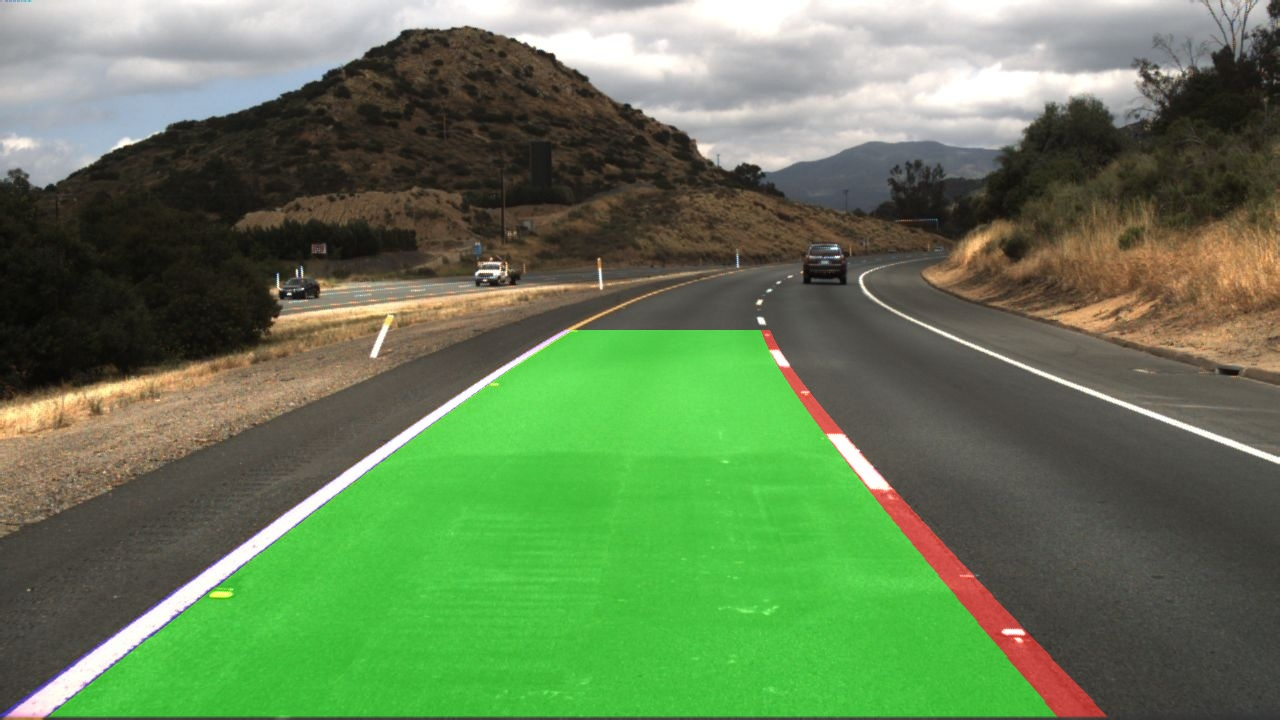
#> input picture sliding_window_pipeline/output/images/tusimple/test4/10.jpg, 1280 x 720 px
$ python -i visualize.py   (imports and definitions only)
#> lines starting #> are read from the running program, lines starting #| are printed output that depends on the picture; after the words box and inside, x2 and y2 are one past the last pixel; in counts of white or black regions, pixels touching at a corner belong together
#> in visualize_pipeline, frame is the input picture: shape (720, 1280, 3); mean B, G, R 85.7, 125.9, 100.5
### utils/utils.py
import cv2
import numpy as np


DEFAULT_HSL_FILTER_CONFIG = {
    "white_l_min": 180,
    "white_s_max": 255,
    "yellow_h_min": 10,
    "yellow_h_max": 40,
    "yellow_l_min": 0,
    "yellow_s_min": 80,
    "blur_kernel": 0,
    "open_kernel": 0,
    "close_kernel": 0,
}


def get_default_hsl_filter_config():
    return DEFAULT_HSL_FILTER_CONFIG.copy()


def _normalized_kernel_size(value):
    if value <= 0:
        return 0
    return value if value % 2 == 1 else value + 1


def _merge_filter_config(config):
    merged = get_default_hsl_filter_config()
    if config:
        merged.update(config)

    merged["white_l_min"] = int(np.clip(merged["white_l_min"], 0, 255))
    merged["white_s_max"] = int(np.clip(merged["white_s_max"], 0, 255))
    merged["yellow_h_min"] = int(np.clip(merged["yellow_h_min"], 0, 255))
    merged["yellow_h_max"] = int(np.clip(merged["yellow_h_max"], merged["yellow_h_min"], 255))
    merged["yellow_l_min"] = int(np.clip(merged["yellow_l_min"], 0, 255))
    merged["yellow_s_min"] = int(np.clip(merged["yellow_s_min"], 0, 255))
    merged["blur_kernel"] = max(0, int(merged["blur_kernel"]))
    merged["open_kernel"] = max(0, int(merged["open_kernel"]))
    merged["close_kernel"] = max(0, int(merged["close_kernel"]))

    return merged


# [12 lines left out: function get_roi_mask, not called in this run]

def apply_hsl_color_filter(frame, config=None):
    params = _merge_filter_config(config)

    blur_kernel = _normalized_kernel_size(params["blur_kernel"])
    filtered_frame = frame
    if blur_kernel > 1:
        filtered_frame = cv2.GaussianBlur(frame, (blur_kernel, blur_kernel), 0)

    hls = cv2.cvtColor(filtered_frame, cv2.COLOR_BGR2HLS)
#> hls: shape (720, 1280, 3); mean of channels 0, 1, 2 40.2, 108.8, 69.2

    lower_white = np.array([0, params["white_l_min"], 0], dtype=np.uint8)
    upper_white = np.array([255, 255, params["white_s_max"]], dtype=np.uint8)
    white_mask = cv2.inRange(hls, lower_white, upper_white)
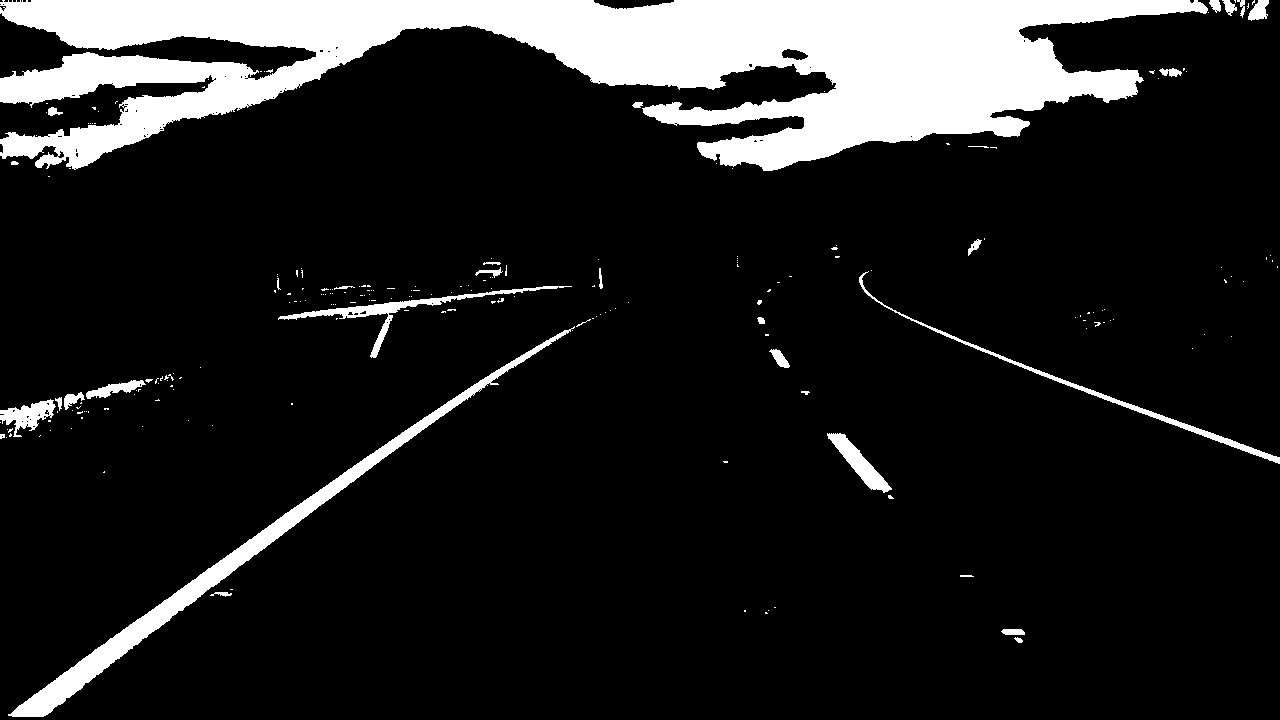
#> white_mask: shape (720, 1280); 13% white; 220 white regions (187 under 20 px), largest, box (x1, y1, x2, y2) and area: (0, 0, 1208, 171) 101205, (8, 326, 575, 717) 9543, (859, 271, 1280, 464) 1943

    lower_yellow = np.array(
        [params["yellow_h_min"], params["yellow_l_min"], params["yellow_s_min"]],
        dtype=np.uint8,
    )
    upper_yellow = np.array([params["yellow_h_max"], 255, 255], dtype=np.uint8)
    yellow_mask = cv2.inRange(hls, lower_yellow, upper_yellow)
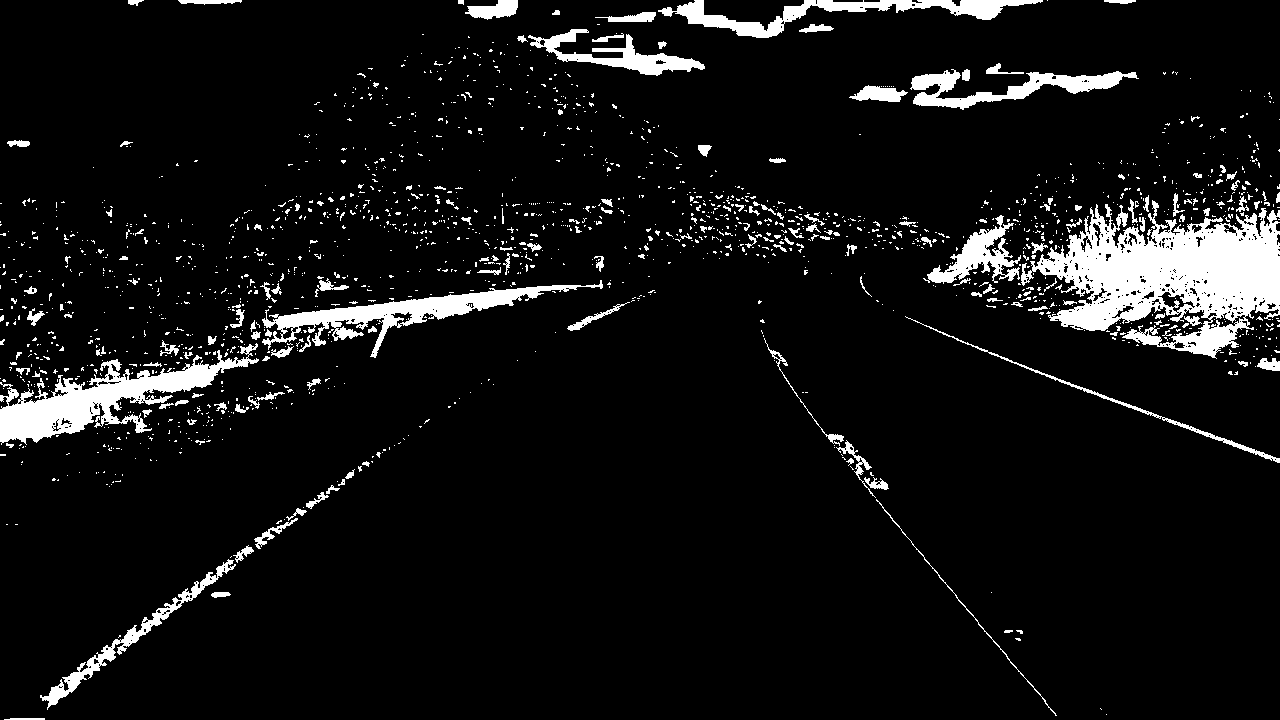
#> yellow_mask: shape (720, 1280); 7.4% white; 1751 white regions (1575 under 20 px), largest, box (x1, y1, x2, y2) and area: (1021, 200, 1280, 359) 20970, (0, 343, 259, 445) 8131, (262, 280, 603, 358) 5505

    combined_mask = cv2.bitwise_or(white_mask, yellow_mask)
#> combined_mask: shape (720, 1280); 18% white; 1745 white regions (1589 under 20 px), largest, box (x1, y1, x2, y2) and area: (0, 0, 1208, 171) 101205, (1021, 200, 1280, 359) 20970, (8, 302, 630, 717) 9822

    open_kernel = _normalized_kernel_size(params["open_kernel"])
    if open_kernel > 1:
        kernel = np.ones((open_kernel, open_kernel), dtype=np.uint8)
        combined_mask = cv2.morphologyEx(combined_mask, cv2.MORPH_OPEN, kernel)

    close_kernel = _normalized_kernel_size(params["close_kernel"])
#> in visualize_pipeline, `edges = cv2.Canny(blur, 50, 150)`: edges: shape (720, 1280); 4% white in thin lines or dots
    if close_kernel > 1:
        kernel = np.ones((close_kernel, close_kernel), dtype=np.uint8)
        combined_mask = cv2.morphologyEx(combined_mask, cv2.MORPH_CLOSE, kernel)

    return combined_mask

# [15 lines left out: function make_coordinates, not called in this run]

### hough_lines_pipeline/hs_utils.py
import cv2
import numpy as np

def get_roi_mask(img):
    height, width = img.shape[:2]
#> height = 720; width = 1280
    mask = np.zeros_like(img)

    bottom_left = (int(width * 0.10), height)
#> bottom_left = (128, 720)
    top_left = (int(width * 0.30), int(height * 0.40))
#> top_left = (384, 288)
    top_right = (int(width * 0.70), int(height * 0.40))
#> top_right = (896, 288)
    bottom_right = (int(width * 0.90), height)
#> bottom_right = (1152, 720)

    polygon = np.array([[bottom_left, top_left, top_right, bottom_right]], np.int32)
    cv2.fillPoly(mask, polygon, 255)
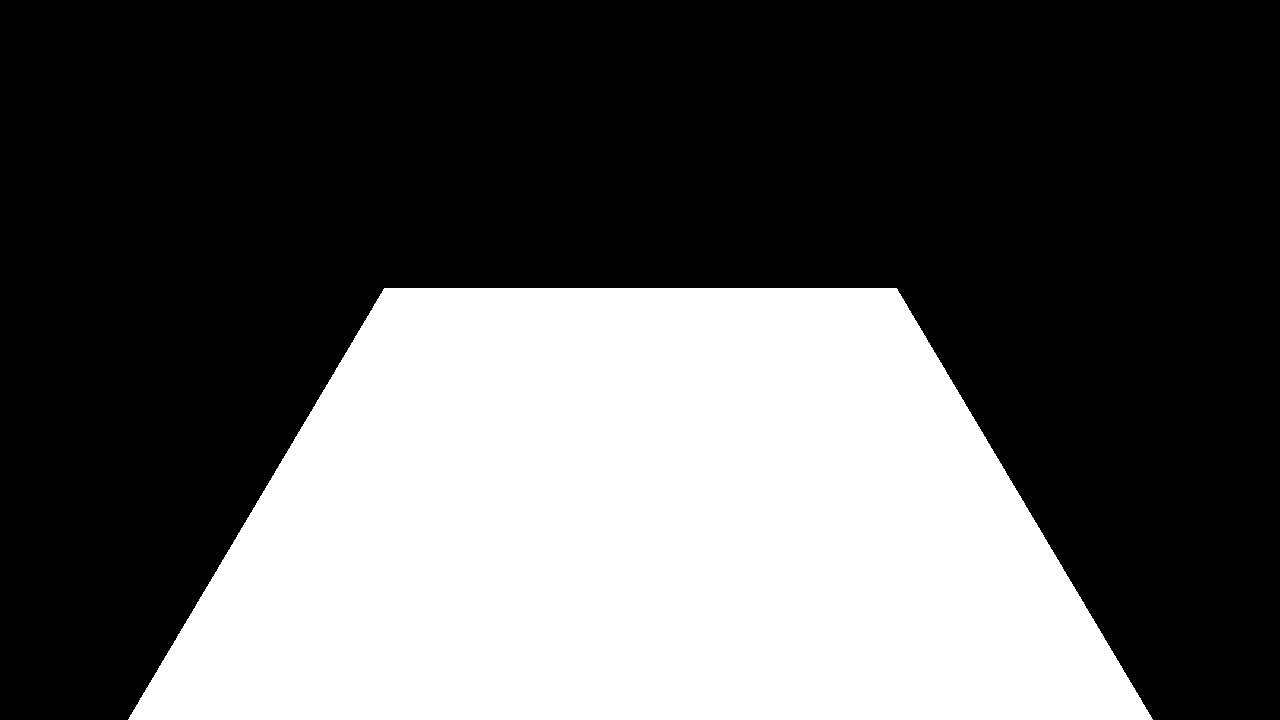
#> mask: shape (720, 1280); 36% white; 1 white region, box (x1, y1, x2, y2) and area: (128, 288, 1153, 720) 332208
    return cv2.bitwise_and(img, mask)
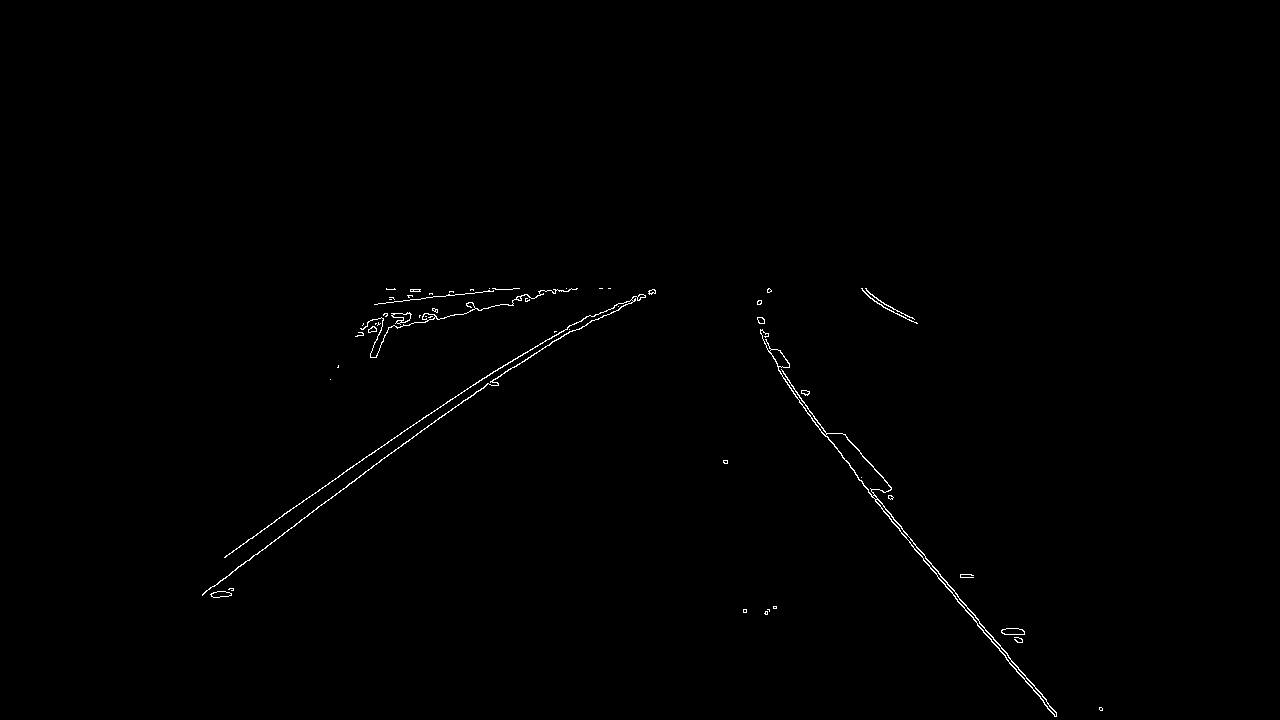
#> returned value: shape (720, 1280); 0.44% white in thin lines or dots, all inside (x1, y1, x2, y2) = (202, 288, 1103, 717)

# [15 lines left out: function make_coordinates, not called in this run]

### hough_lines_pipeline/visualize.py
import cv2
import numpy as np
from matplotlib import pyplot as plt
from hough_lines_pipeline.main import detect_lanes
from hough_lines_pipeline.hs_utils import get_roi_mask
from utils.utils import apply_hsl_color_filter
from sliding_window_pipeline.process_frame import process_frame

SLIDING_WINDOW_POINTS = np.float32(
    [
        [565, 330],  # top left
        [750, 330],  # top right
        [1250, 715],  # bot right
        [180, 715],  # bot left
    ]
)


def visualize_pipeline(img_path):
    frame = cv2.imread(img_path)
    if frame is None:
        print(f"Error: Could not read image from {img_path}")
        return

    frame_rgb = cv2.cvtColor(frame, cv2.COLOR_BGR2RGB)
    color_filtered = apply_hsl_color_filter(frame)
    color_filtered_rgb = cv2.cvtColor(color_filtered, cv2.COLOR_GRAY2RGB)
    gray = color_filtered
    blur = cv2.GaussianBlur(gray, (5, 5), 0)
    edges = cv2.Canny(blur, 50, 150)
    masked_edges = get_roi_mask(edges)
#> (the run stopped early here; a loop or call above may not have finished)
